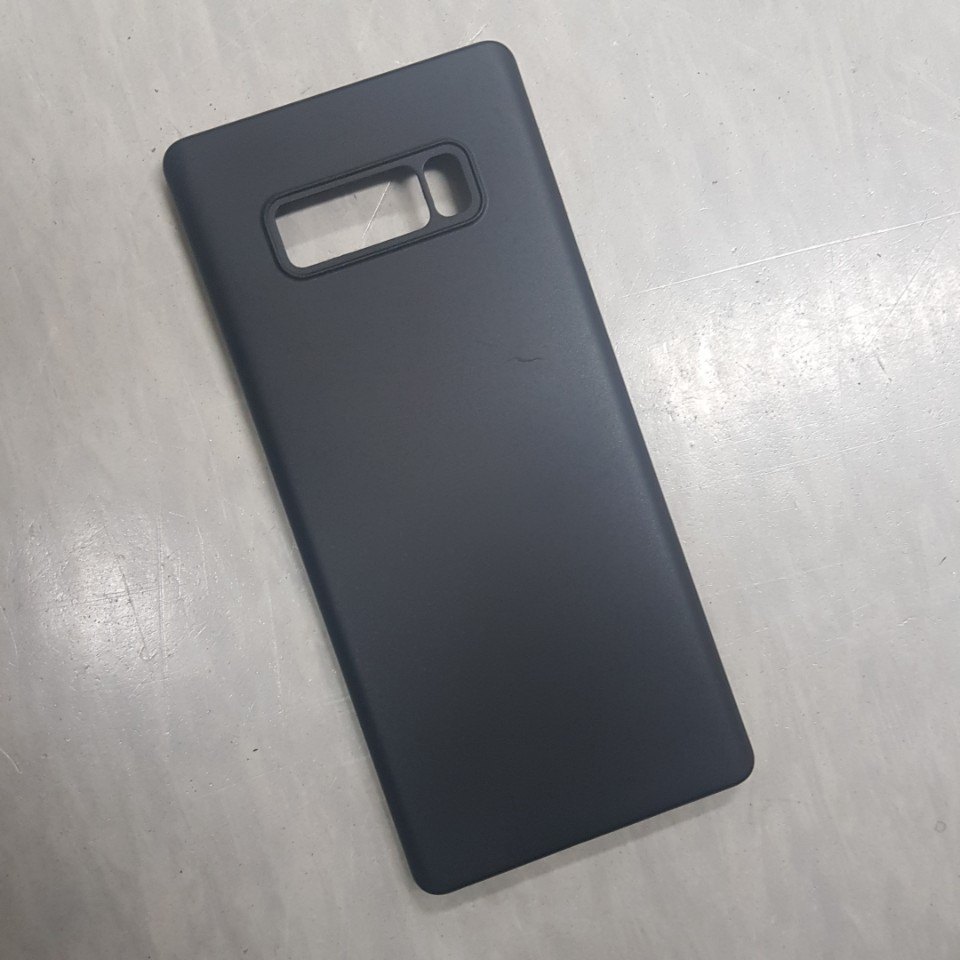
//> input picture CASE.jpg, 960 x 960 px
$ ./main   (built with g++ and OpenCV 4)
//> lines starting //> are read from the running program, lines starting //| are printed output that depends on the picture; after the words box and inside, x2 and y2 are one past the last pixel; in counts of white or black regions, pixels touching at a corner belong together
#include <cstdlib>
#include "opencv2/opencv.hpp"
#include <opencv2/core/mat.hpp>
#include <opencv2/imgcodecs.hpp>
#include <opencv2/imgproc.hpp>
#include <opencv2/highgui.hpp>

using namespace std;
using namespace cv;

Mat rotate(Mat& image, double angle);

int main(int argc, char** argv) {

    Mat img_color = imread("CASE.jpg");
//> img_color is the input picture: 960 rows x 960 cols, CV_8UC3; mean B, G, R 150.7, 150.3, 151.3

    float cols = (float) img_color.cols;
//> cols = 960
    float rows = (float) img_color.rows;
//> rows = 960


    //threshold(img_gray, img_binary, 0, 255, THRESH_BINARY | THRESH_OTSU);

    //imshow("binary", img_binary);

    //cvtColor(img_gray, img_color, COLOR_GRAY2BGR);

    Mat img_rotated;

    int size_min = 1000000;
    int resultAngle = 0;

    int width = 0;
    int height = 0;

    Mat img_gray, img_binary;

    for (int angle = 0; angle>-90; angle--) {

        img_color.copyTo(img_rotated);
        img_rotated = rotate(img_rotated, angle);
        cvtColor(img_rotated, img_gray, COLOR_BGR2GRAY);
        threshold(img_gray, img_binary, 127, 255, THRESH_BINARY_INV);


        Mat img_labels, stats, centroids;
        int numOfLables = connectedComponentsWithStats(img_binary, img_labels, stats, centroids, 8, CV_32S);
        int size_max = 0;
        int largestLabel = 0;

        for (int j = 1; j < numOfLables; j++) {
            width = stats.at<int>(j, CC_STAT_WIDTH);
            height = stats.at<int>(j, CC_STAT_HEIGHT);
            int size = width + height;
            if (size > 100 && size > size_max) {
                largestLabel = j;
                size_max = size;
            }
        }

        int left = stats.at<int>(largestLabel, CC_STAT_LEFT);
        int top = stats.at<int>(largestLabel, CC_STAT_TOP);


        rectangle(img_rotated, Point(left, top), Point(left + width, top + height), Scalar(0, 0, 255), 1);
        //printf("left_top = %d, top = %d, height = %d, width = %d, area = %d \n", left, top, height, width, area_max);

        //printf("area_max = %d\n",area_max);

        printf("%d, ",size_max);

        if (size_min >= size_max) {
            size_min = size_max;
            resultAngle = angle;
            printf("area_min = %d, angle_update = %d\n",size_min,resultAngle);
        }
    }
//> this loop made 90 passes
//> (numOfLables, width, height, largestLabel, size_max, left, top, size_min) on passes 1 to 12: (79, 2, 2, 1, 1448, 162, 41, 1448), (52, 2, 1, 3, 1437, 168, 41, 1437), (45, 1, 2, 3, 1426, 173, 41, 1426), (49, 1, 2, 3, 1414, 179, 42, 1414), (43, 5, 4, 3, 1402, 184, 42, 1402), (43, 5, 5, 3, 1389, 190, 43, 1389), (46, 5, 5, 3, 1378, 195, 44, 1378), (47, 4, 5, 3, 1365, 201, 45, 1365), (43, 5, 4, 3, 1351, 207, 46, 1351), (32, 5, 4, 3, 1338, 213, 47, 1338), (37, 5, 5, 3, 1325, 218, 48, 1325), (36, 5, 4, 3, 1311, 224, 50, 1311)
//> (numOfLables, width, height, largestLabel, size_max, left, top) on passes 21 to 26: (28, 1, 1, 3, 1200, 272, 57), (27, 1, 1, 3, 1214, 266, 54), (23, 2, 1, 3, 1226, 260, 52), (22, 1, 1, 4, 1239, 254, 49), (29, 1, 1, 3, 1252, 248, 47), (27, 2, 1, 3, 1270, 242, 44)
//| 1448, area_min = 1448, angle_update = 0
//| 1437, area_min = 1437, angle_update = -1
//| 1426, area_min = 1426, angle_update = -2
//| 1414, area_min = 1414, angle_update = -3
//| 1402, area_min = 1402, angle_update = -4
//| 1389, area_min = 1389, angle_update = -5
//| 1378, area_min = 1378, angle_update = -6
//| 1365, area_min = 1365, angle_update = -7
//> (output is shown up to pass 8 of 90)
//> pass 1, `threshold(img_gray, img_binary, 127, 255, THRESH_BINARY_INV);`:
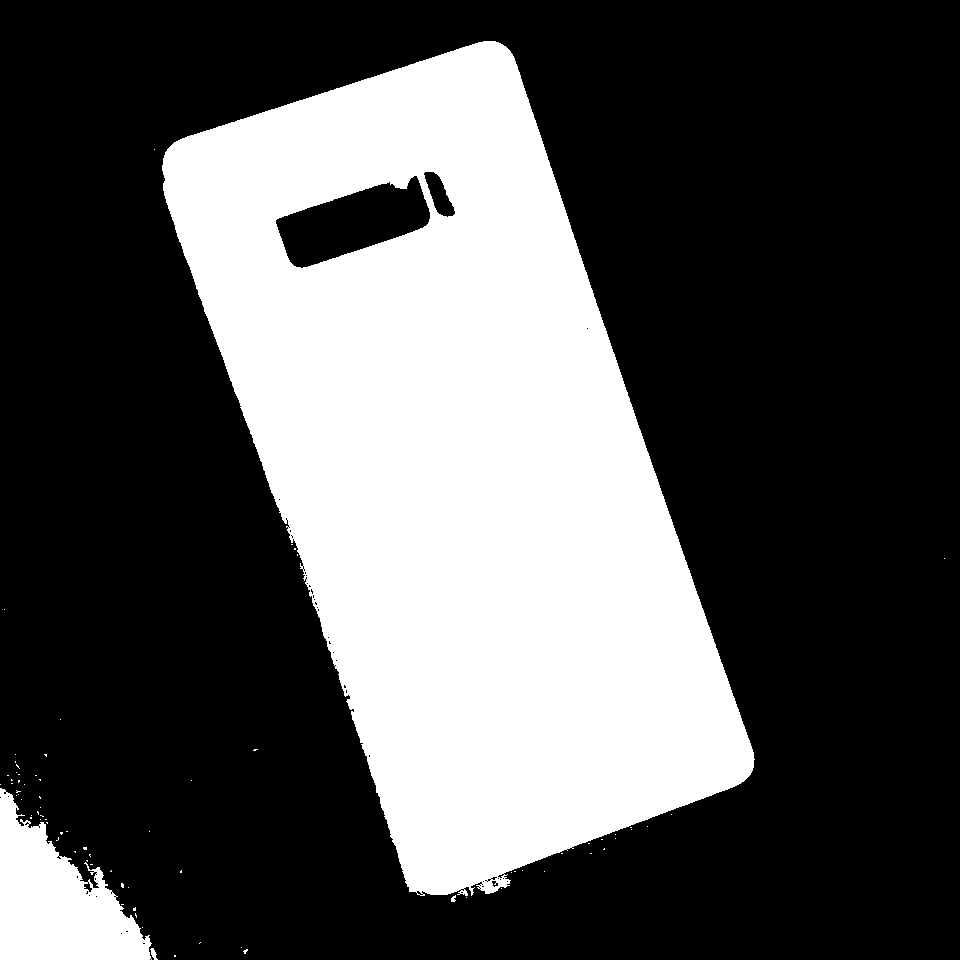
//> img_binary: 960 rows x 960 cols, CV_8UC1; 32.5% white; 78 white regions (74 under 20 px), largest, box (x1, y1, x2, y2) and area: (162, 41, 755, 896) 284590, (0, 788, 152, 960) 14451, (150, 948, 158, 960) 49, (451, 895, 456, 902) 24
//> pass 1, `int numOfLables = connectedComponentsWithStats(img_binary, img_labels,..`:
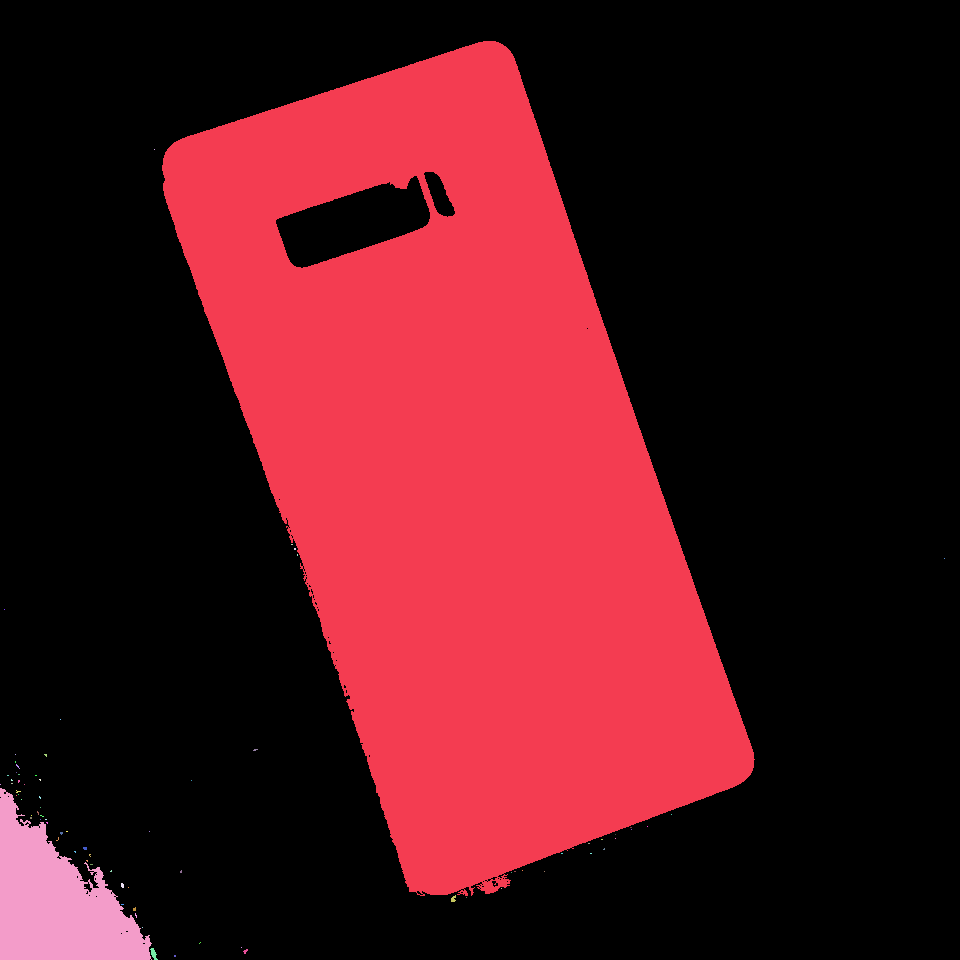
//> img_labels: 960 rows x 960 cols, CV_32SC1; 79 distinct labels, from 0 to 78; one colour per label, 0 black
//> after the loop:
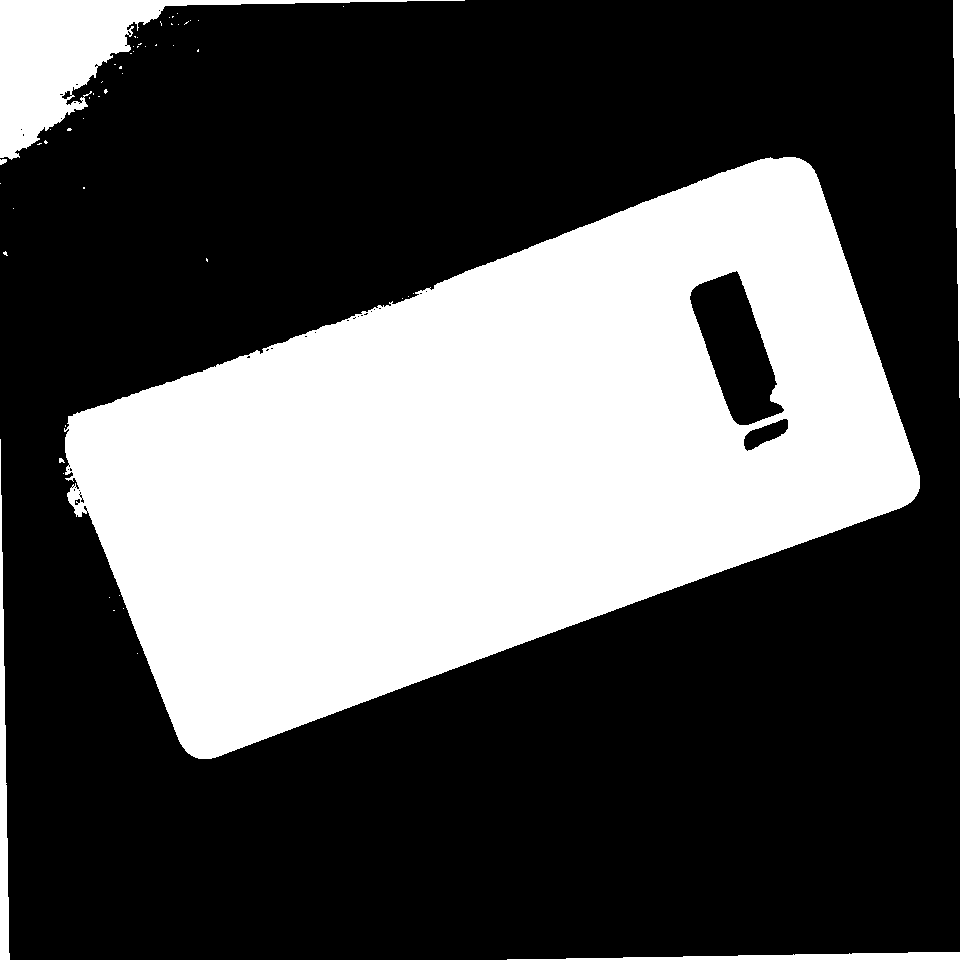
//> img_binary: 960 rows x 960 cols, CV_8UC1; 33.3% white; 56 white regions (49 under 20 px), largest, box (x1, y1, x2, y2) and area: (64, 157, 920, 759) 284642, (0, 0, 465, 160) 15645, (0, 439, 10, 960) 2642
//> after the loop, width = 453; height = 8; size_min = 1192; resultAngle = -19

    printf("angle = %d",resultAngle);
//| angle = -19


    img_rotated = rotate(img_color, resultAngle);
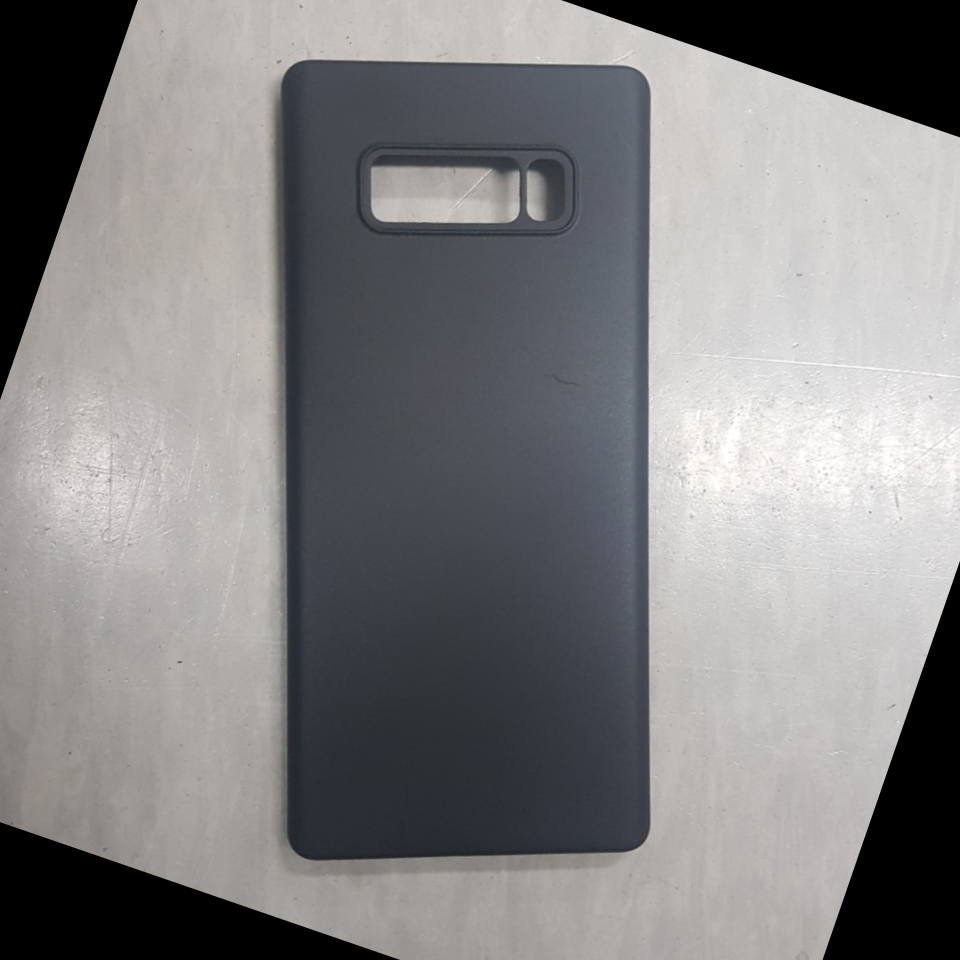
//> img_rotated: 960 rows x 960 cols, CV_8UC3; mean B, G, R 130.3, 129.6, 130.2

    imshow("case", img_rotated);

    waitKey(0);

    return 0;
}

Mat rotate(Mat& image, double angle) {
    Point2f src_center(image.cols / 2.0F, image.rows / 2.0F);

    Mat rot_matrix = getRotationMatrix2D(src_center, angle, 1.0);

    Mat rotated_img(Size(image.size().height, image.size().width), image.type());

    warpAffine(image, rotated_img, rot_matrix, image.size());

    return rotated_img;
}

$ run again, with rotated.jpg copied over CASE.jpg
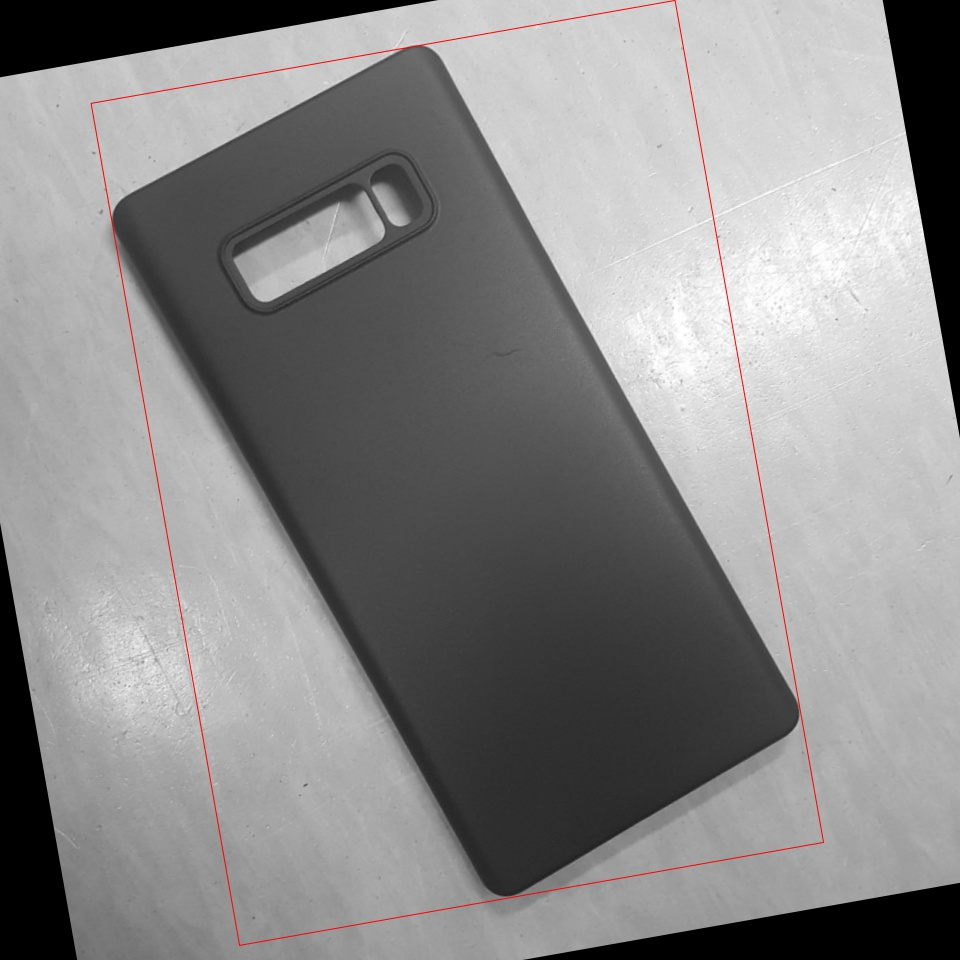
//> input picture rotated.jpg, 960 x 960 px
//> img_color is the input picture: 960 rows x 960 cols, CV_8UC3; mean B, G, R 137.5, 137.5, 138.3
//> the loop `for (int angle = 0; angle>-90; angle--)` made 90 passes
//> (numOfLables, width, height, largestLabel, size_max, left, top, size_min) on passes 1 to 8: (270, 3, 5, 54, 1616, 110, 44, 1616), (276, 3, 5, 39, 1602, 115, 43, 1602), (278, 3, 5, 41, 1586, 120, 43, 1586), (280, 3, 5, 38, 1571, 125, 42, 1571), (277, 3, 5, 34, 1555, 130, 41, 1555), (266, 1, 1, 44, 1539, 135, 41, 1539), (300, 3, 5, 36, 1522, 140, 41, 1522), (294, 3, 5, 35, 1505, 145, 41, 1505)
//> (printed output is left out)
//> after the loop `for (int angle = 0; angle>-90; angle--)`:
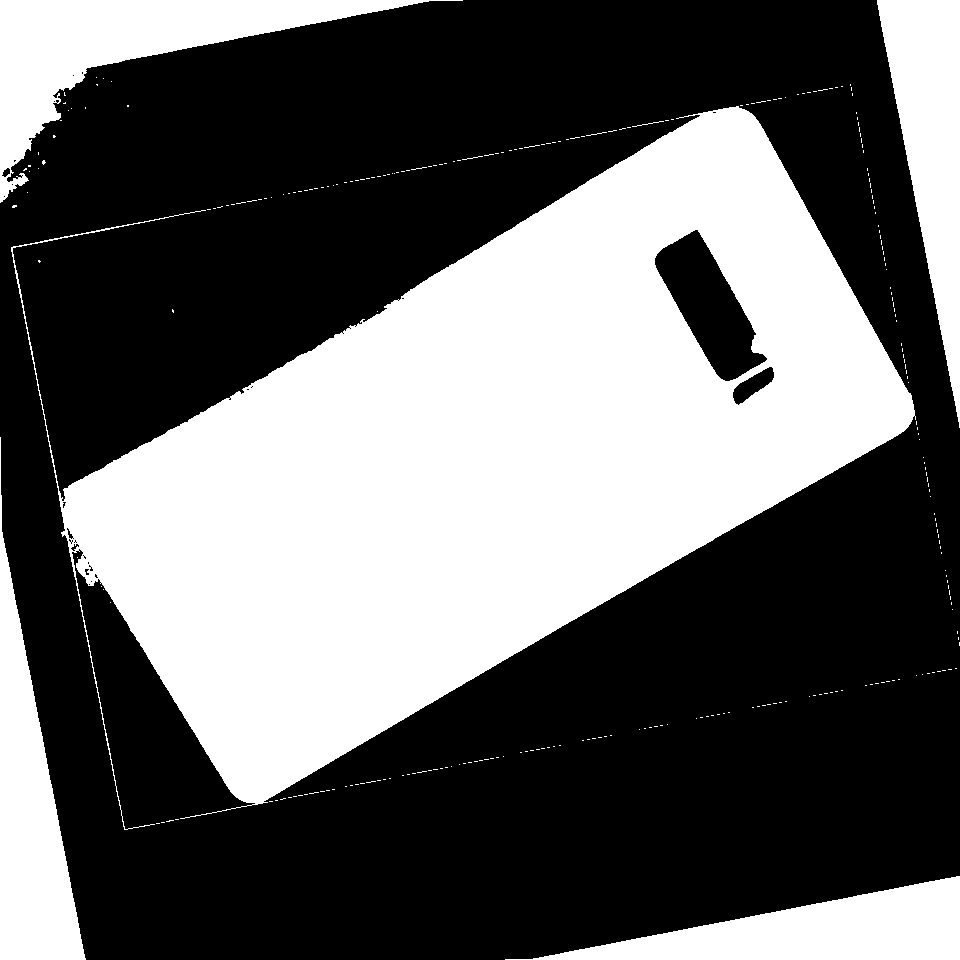
//> img_binary: 960 rows x 960 cols, CV_8UC1; 39.7% white; 284 white regions (276 under 20 px), largest, box (x1, y1, x2, y2) and area: (11, 106, 916, 830) 286126, (0, 0, 463, 203) 23283, (0, 437, 86, 960) 19017
//> after the loop `for (int angle = 0; angle>-90; angle--)`: width = 455; height = 84; size_min = 1456; resultAngle = -10
//| angle = -10
//> `img_rotated = rotate(img_color, resultAngle);`:
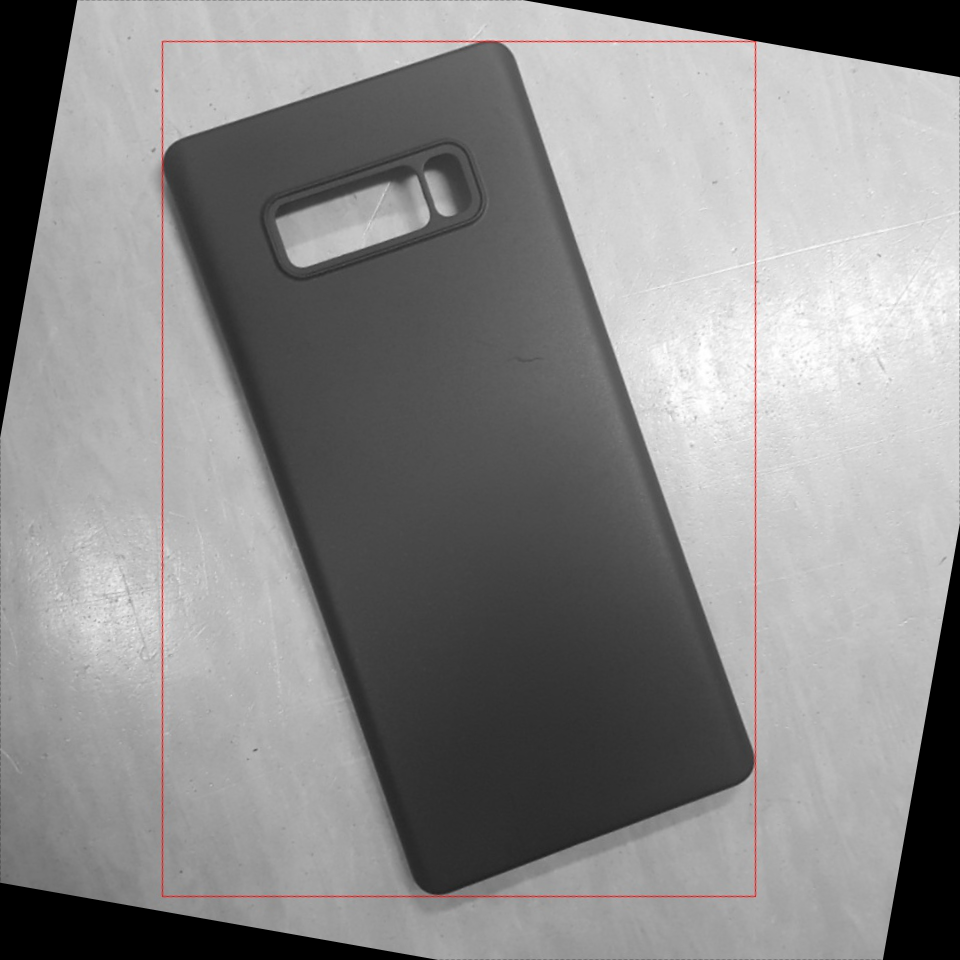
//> img_rotated: 960 rows x 960 cols, CV_8UC3; mean B, G, R 137.4, 137.4, 138.2
